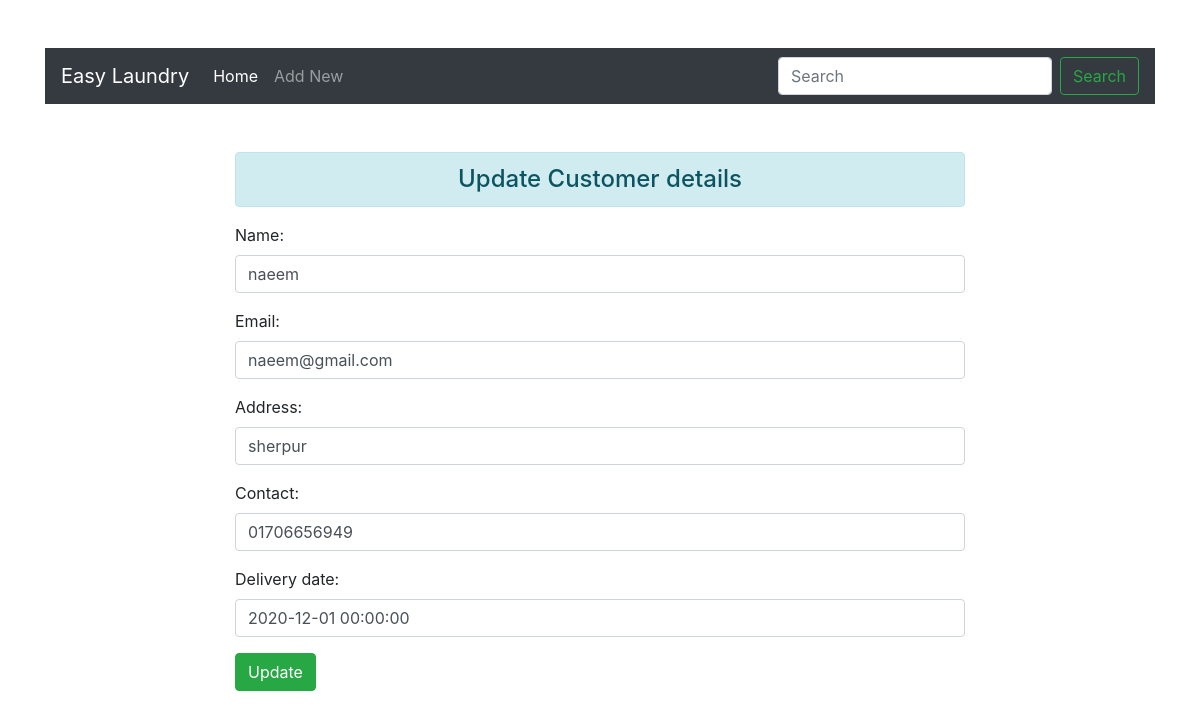
The page /update/4/ on the database its author committed.
### enroll/models.py (models this page shows)
class User(models.Model):
    name=models.CharField(max_length=50)
    email=models.EmailField(max_length=50)
    Address=models.CharField(max_length=50)
    contact=models.CharField(max_length=50)
    Delivery_date=models.DateField(null=True, blank=True)

### enroll/views.py (the view)
# urls.py: path('update/<int:id>/',views.update_data,name="update_data"),
def update_data(request,id):
    if request.method=="POST":
        pi=User.objects.get(pk=id)
        details=CustomerDetails(request.POST, instance=pi)
        if details.is_valid():
            details.save()
            return HttpResponseRedirect('/')
    else:
        pi=User.objects.get(pk=id)
        details=CustomerDetails(instance=pi)
    return render(request,'enroll/update.html',{'details':details})

### enroll/forms.py
class CustomerDetails(forms.ModelForm):
    class Meta:
        model=User
        fields="__all__"
        widgets={
            'name':forms.TextInput(attrs={'class':'form-control'}),
            'email':forms.EmailInput(attrs={'class':'form-control'}),
            'Address':forms.TextInput(attrs={'class':'form-control'}),
            'contact':forms.TextInput(attrs={'class':'form-control'}),
            'Delivery_date':forms.DateTimeInput(attrs={'class':'form-control'}),
        }

### enroll/templates/enroll/update.html (shortened to what this page needs)
{% extends 'enroll/base.html' %}
{% load static %}
{% block content %}
<div class="row">
    <div class="col-sm-8 offset-2">
    <h4 class="mt-sm-5 text-center alert alert-info">Update Customer details</h4>
        <form action="" method="post">
        {{details.as_p}}
        <input type="submit" class="btn btn-success" value="Update">
        </form>
    </div>
</div>
{% endblock content %}

### rows shown on the page
User: name "naeem", email "naeem@gmail.com", Address "sherpur", contact "01706656949", Delivery_date "2020-12-01 00:00:00"
